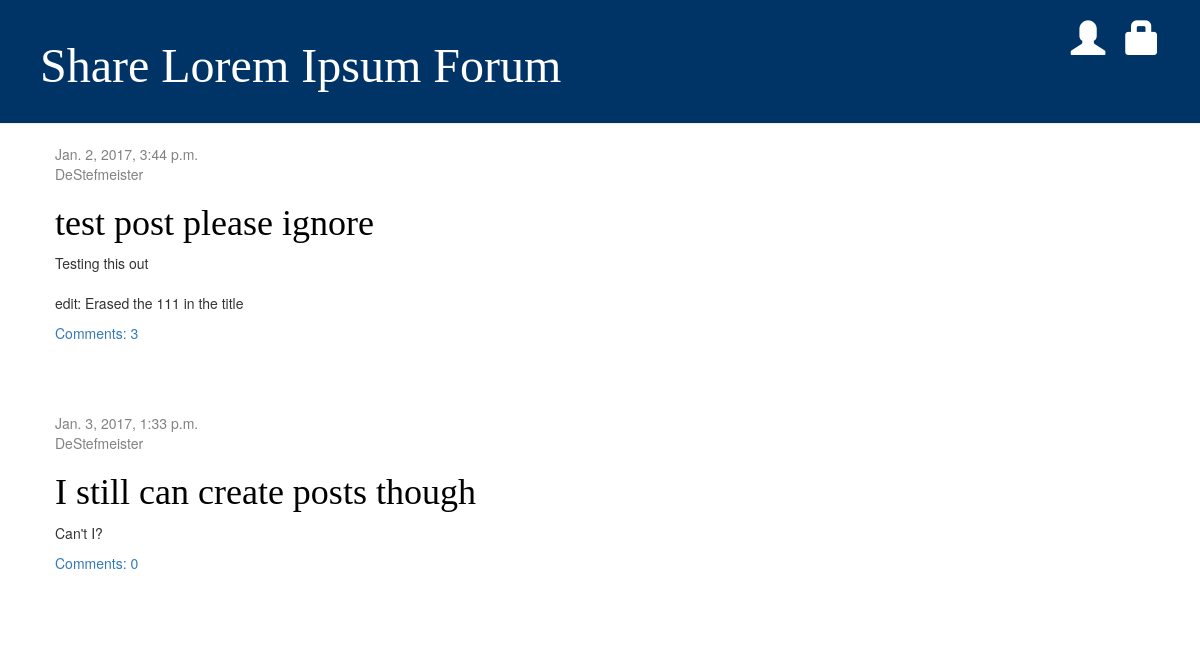
/, run on an earlier commit of the app's database.
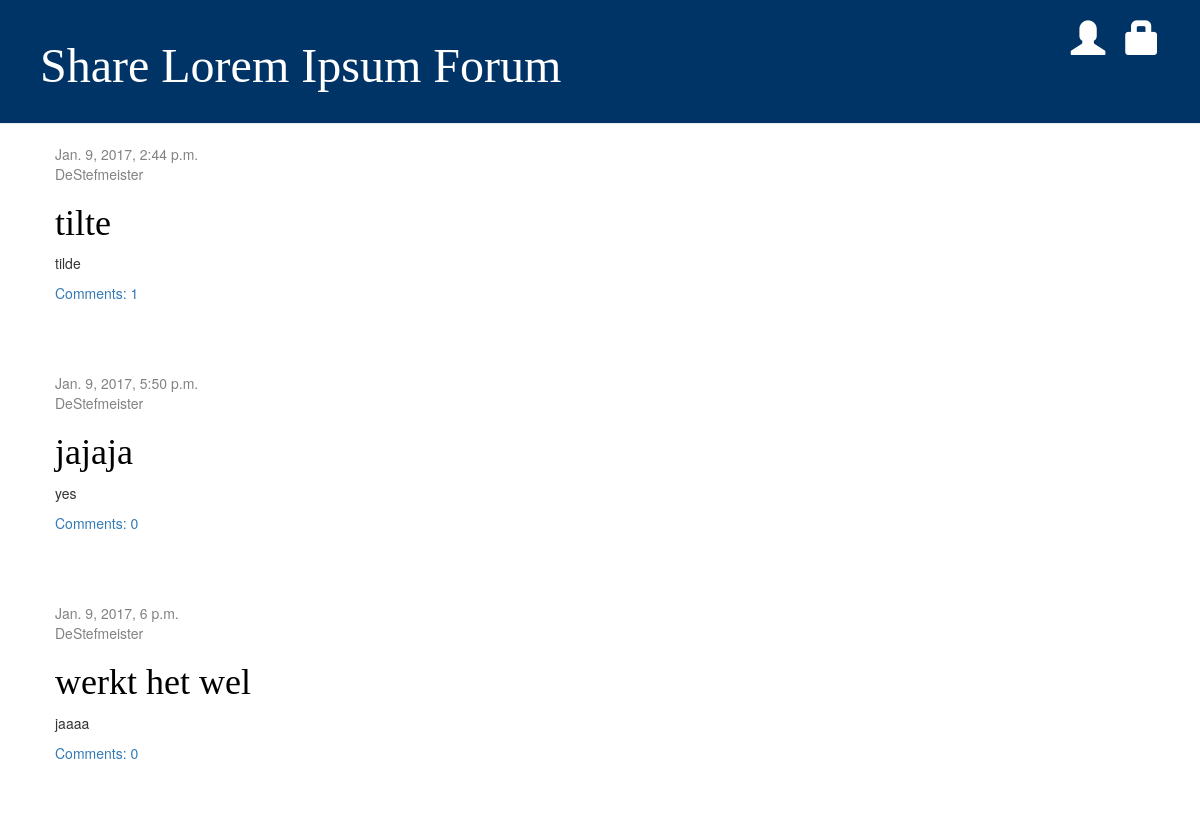
And on a later commit of the database.
### blog/models.py (models this page shows, shortened)
class Post(models.Model):
    author = models.ForeignKey('auth.User')
    title = models.CharField(max_length=200)
    text = models.TextField()
    created_date = models.DateTimeField(
            default=timezone.now)
    published_date = models.DateTimeField(
            blank=True, null=True)
    def approved_comments(self):
        return self.comments.filter(approved_comment=True)

### blog/views.py (the view)
# urls.py: url(r'^$', views.post_list, name='post_list'),
def post_list(request):
    posts = Post.objects.filter(published_date__lte=timezone.now()).order_by('published_date')
    return render(request, 'blog/post_list.html', {'posts': posts})

### blog/templates/blog/post_list.html
{% extends 'blog/base.html' %}
{% block content %}
    {% for post in posts %}
        <div class="post">
            <div class="date">
                {{ post.published_date }}
            </div>
            <div class="date">
                {{ post.author }}
            </div>
            <h1><a href="{% url 'post_detail' pk=post.pk %}">{{ post.title }}</a></h1>
            <p>{{ post.text|linebreaksbr }}</p>
            <a href="{% url 'post_detail' pk=post.pk %}">Comments: {{ post.approved_comments.count }}</a>
        </div>
    {% endfor %}
{% endblock content %}

### blog/templates/blog/base.html (shortened to what this page needs)
{% load staticfiles %}
<html>
<head>
    <link rel="stylesheet" href="//maxcdn.bootstrapcdn.com/bootstrap/3.2.0/css/bootstrap.min.css">
    <link rel="stylesheet" href="//maxcdn.bootstrapcdn.com/bootstrap/3.2.0/css/bootstrap-theme.min.css">
    <link rel="stylesheet" href="{% static 'css/blog.css' %}">
</head>
<body>
  <div class="page-header">
  {% if user.is_authenticated %}
      <a href="{% url 'post_new' %}" class="top-menu"><span class="glyphicon glyphicon-plus"></span></a>
      <a href="{% url 'post_draft_list' %}" class="top-menu"><span class="glyphicon glyphicon-edit"></span></a>
      <p class="top-menu">Hello {{ user.username }} <small>(<a href="{% url 'logout' %}">Log out</a>)</small></p>
  {% else %}
      <a href="{% url 'login' %}" class="top-menu"><span class="glyphicon glyphicon-lock"></span></a>
      <a href="{% url 'register_page' %}" class="top-menu"><span class="glyphicon glyphicon-user"></span></a>
  {% endif %}
  <h1><a href="/">Share Lorem Ipsum Forum</a></h1>
</div>
    <div class="content container">
        <div class="row">
            <div class="col-md-8">
            {% block content %}
            {% endblock %}
            </div>
        </div>
    </div>
</body>
</html>

### blog/static/css/blog.css (style rules this page uses)
.page-header { background-color: #003366 ; margin-top: 0; padding: 20px 20px 20px 40px; }
.page-header h1, .page-header h1 a, .page-header h1 a:visited, .page-header h1 a:active { color: #ffffff; font-size: 36pt; text-decoration: none; }
.content { margin-left: 40px; }
h1, h2, h3, h4 { font-family: 'Merriweather', cursive; }
.date { color: #828282; }
.top-menu, .top-menu:hover, .top-menu:visited { color: #ffffff; float: right; font-size: 26pt; margin-right: 20px; }
.post { margin-bottom: 70px; }
.post h1 a, .post h1 a:visited { color: #000000; }

What changed in the data, as far as the page shows it:
removed Post: published_date "Jan. 2, 2017, 3:44 p.m.", author "DeStefmeister", title "test post please ignore", text "Testing this out edit: Erased the 111 in the title", approved_comments.count "3"
removed Post: published_date "Jan. 3, 2017, 1:33 p.m.", author "DeStefmeister", title "I still can create posts though", text "Can't I?", approved_comments.count "0"
added Post: published_date "Jan. 9, 2017, 2:44 p.m.", author "DeStefmeister", title "tilte", text "tilde", approved_comments.count "1"
added Post: published_date "Jan. 9, 2017, 5:50 p.m.", author "DeStefmeister", title "jajaja", text "yes", approved_comments.count "0"
added Post: published_date "Jan. 9, 2017, 6 p.m.", author "DeStefmeister", title "werkt het wel", text "jaaaa", approved_comments.count "0"
